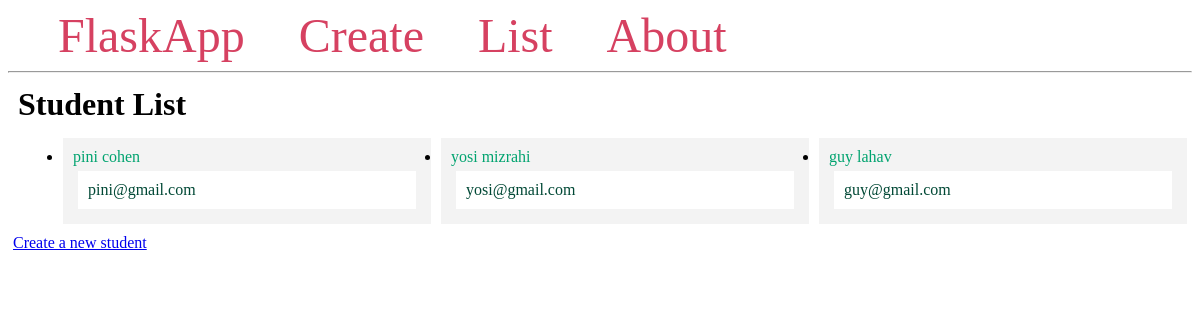
Page /list/ on the committed database.
### my_app.py (models this page shows, shortened)
class Student(db.Model):
    id = db.Column(db.Integer, primary_key=True)
    firstname = db.Column(db.String(100), nullable=False)
    lastname = db.Column(db.String(100), nullable=False)
    email = db.Column(db.String(80), unique=True, nullable=False)
    age = db.Column(db.Integer)
    created_at = db.Column(db.DateTime(timezone=True),
                           server_default=func.now())
    bio = db.Column(db.Text)

### my_app.py (the view)
@app.route('/list/')
def list():
    students = Student.query.all()
    return render_template('list.html', students=students)

### templates/list.html (shortened to what this page needs)
{% extends 'base.html' %}
{% block content %}
    <h1 class="title">Student List</h1>
    <ul class="content">
        {% for student in students %}
            <li class="student">
                <div class="name"><a href="{{ url_for('student', student_id=student.id) }}">{{ student.firstname }} {{ student.lastname }}</a></div>
                <div class="bio">{{ student.email }}</div>
            </li>
        {% endfor %}
    </ul>
    <a href="{{ url_for('create') }}">Create a new student</a>
{% endblock %}

### templates/base.html (style rules this page uses)
.title { margin: 5px; }
.content { margin: 5px; width: 100%; display: flex; flex-direction: row; flex-wrap: wrap; }
.student { flex: 20%; padding: 10px; margin: 5px; background-color: #f3f3f3; inline-size: 100%; }
.bio { padding: 10px; margin: 5px; background-color: #ffffff; color: #004835; }
.name a { color: #00a36f; text-decoration: none; }

### rows in the picture
Student: firstname "pini", lastname "cohen", email "pini@gmail.com"
Student: firstname "yosi", lastname "mizrahi", email "yosi@gmail.com"
Student: firstname "guy", lastname "lahav", email "guy@gmail.com"
